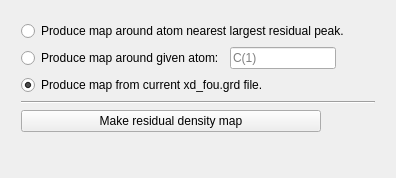
                  <widget class="QWidget" name="page_10">
                   <property name="geometry">
                    <rect>
                     <x>0</x>
                     <y>0</y>
                     <width>396</width>
                     <height>178</height>
                    </rect>
                   </property>
                   <attribute name="label">
                    <string>Residual Density </string>
                   </attribute>
                   <layout class="QGridLayout" name="gridLayout_25">
                    <item row="0" column="0">
                     <layout class="QVBoxLayout" name="verticalLayout_16">
                      <property name="leftMargin">
                       <number>10</number>
                      </property>
                      <property name="topMargin">
                       <number>10</number>
                      </property>
                      <property name="rightMargin">
                       <number>10</number>
                      </property>
                      <property name="bottomMargin">
                       <number>10</number>
                      </property>
                      <item>
                       <widget class="QRadioButton" name="setupFOURFFTBox">
                        <property name="text">
                         <string>Produce map around atom nearest largest residual peak.</string>
                        </property>
                       </widget>
                      </item>
                      <item>
                       <layout class="QHBoxLayout" name="horizontalLayout_9">
                        <item>
                         <widget class="QRadioButton" name="setupFOURInputBox">
                          <property name="text">
                           <string>Produce map around given atom:</string>
                          </property>
                         </widget>
                        </item>
                        <item>
                         <widget class="QLineEdit" name="setupFOURInputText">
                          <property name="maximumSize">
                           <size>
                            <width>180</width>
                            <height>16777215</height>
                           </size>
                          </property>
                          <property name="text">
                           <string/>
                          </property>
                          <property name="placeholderText">
                           <string>C(1)</string>
                          </property>
                         </widget>
                        </item>
                        <item>
                         <spacer name="horizontalSpacer_5">
                          <property name="orientation">
                           <enum>Qt::Horizontal</enum>
                          </property>
                          <property name="sizeHint" stdset="0">
                           <size>
                            <width>40</width>
                            <height>20</height>
                           </size>
                          </property>
                         </spacer>
                        </item>
                       </layout>
                      </item>
                      <item>
                       <widget class="QRadioButton" name="quickplotGrdBox">
                        <property name="text">
                         <string>Produce map from current xd_fou.grd file.</string>
                        </property>
                        <property name="checked">
                         <bool>true</bool>
                        </property>
                       </widget>
                      </item>
                      <item>
                       <widget class="Line" name="line_19">
                        <property name="orientation">
                         <enum>Qt::Horizontal</enum>
                        </property>
                       </widget>
                      </item>
                      <item>
                       <widget class="QPushButton" name="setupFOURBut">
                        <property name="maximumSize">
                         <size>
                          <width>300</width>
                          <height>16777215</height>
                         </size>
                        </property>
                        <property name="text">
                         <string>Make residual density map</string>
                        </property>
                       </widget>
                      </item>
                      <item>
                       <widget class="QLabel" name="setupFOURStatusLab">
                        <property name="font">
                         <font>
                          <italic>true</italic>
                         </font>
                        </property>
                        <property name="text">
                         <string/>
                        </property>
                        <property name="wordWrap">
                         <bool>true</bool>
                        </property>
                       </widget>
                      </item>
                      <item>
                       <spacer name="verticalSpacer_9">
                        <property name="orientation">
                         <enum>Qt::Vertical</enum>
                        </property>
                        <property name="sizeHint" stdset="0">
                         <size>
                          <width>20</width>
                          <height>40</height>
                         </size>
                        </property>
                       </spacer>
                      </item>
                     </layout>
                    </item>
                   </layout>
                  </widget>
